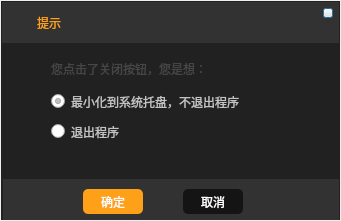
<?xml version="1.0" encoding="UTF-8"?>
<ui version="4.0">
 <class>PromptDialog</class>
 <widget class="QDialog" name="PromptDialog">
  <property name="geometry">
   <rect>
    <x>0</x>
    <y>0</y>
    <width>341</width>
    <height>221</height>
   </rect>
  </property>
  <property name="windowTitle">
   <string>提示</string>
  </property>
  <property name="styleSheet">
   <string notr="true">QDialog
{
	
	border-image: url(:/SeedUI/Resources/SeedUI/ExitTips.png);
}</string>
  </property>
  <layout class="QGridLayout" name="gridLayout">
   <property name="margin">
    <number>1</number>
   </property>
   <property name="spacing">
    <number>0</number>
   </property>
   <item row="0" column="0">
    <widget class="QWidget" name="widget" native="true">
     <property name="styleSheet">
      <string notr="true">QWidget#widget
{
	background-color: rgb(33, 33, 33);
}

QRadioButton
{
	font: 75 14px &quot;微软雅黑&quot;;
	
	color: rgb(195, 195, 195);
}



/*QRadioButton选择*/
QRadioButton
{
	
}
QRadioButton::indicator:unchecked {
	image: url(:/Radio/Resources/Radio_Normal.png);
}

QRadioButton::indicator:unchecked:Hover {
	image: url(:/Radio/Resources/Radio_Hover.png);
}

QRadioButton::indicator:unchecked:disabled {
	image: url(:/Radio/Resources/Radio_Disabled.png);
}

QRadioButton::indicator:unchecked:checked {
	image: url(:/Radio/Resources//Radio_checked.png);
}

QRadioButton::indicator:checked {
	image: url(:/Radio/Resources//RadioChecked_Normal.png);
}
QRadioButton::indicator:checked:Hover {
	image: url(:/Radio/Resources//RadioChecked_Hover.png);
}

QRadioButton::indicator:checked:disabled {
	image: url(:/Radio/Resources//RadioChecked_Disabled.png);
}</string>
     </property>
     <widget class="QWidget" name="widget_2" native="true">
      <property name="geometry">
       <rect>
        <x>1</x>
        <y>1</y>
        <width>337</width>
        <height>41</height>
       </rect>
      </property>
      <property name="styleSheet">
       <string notr="true">QWidget#widget_2
{
	
	background-color: rgb(50, 50, 50);
}</string>
      </property>
      <widget class="QLabel" name="label">
       <property name="geometry">
        <rect>
         <x>12</x>
         <y>14</y>
         <width>15</width>
         <height>14</height>
        </rect>
       </property>
       <property name="styleSheet">
        <string notr="true">border-image: url(:/SeedUI/Resources/SeedUI/SeedUI_Prompt.png);</string>
       </property>
       <property name="text">
        <string/>
       </property>
      </widget>
      <widget class="QLabel" name="label_2">
       <property name="geometry">
        <rect>
         <x>35</x>
         <y>10</y>
         <width>41</width>
         <height>21</height>
        </rect>
       </property>
       <property name="styleSheet">
        <string notr="true">font: 75 15px &quot;微软雅黑&quot;;
color: rgb(255, 161, 24);</string>
       </property>
       <property name="text">
        <string>提示</string>
       </property>
      </widget>
      <widget class="QPushButton" name="Close_pushButton">
       <property name="geometry">
        <rect>
         <x>321</x>
         <y>6</y>
         <width>10</width>
         <height>10</height>
        </rect>
       </property>
       <property name="styleSheet">
        <string notr="true">QPushButton#Close_pushButton{
	
	border-image: url(:/Close/Resources/Close_Normal.png);
}
QPushButton#Close_pushButton:hover{
	
	border-image: url(:/Close/Resources/Close_Hover.png);
}
QPushButton#Close_pushButton:disabled{
	
	border-image: url(:/Close/Resources/Close_Disabled.png);
}
QPushButton#Close_pushButton:checked{
	
	border-image: url(:/Close/Resources/Close_checked.png);
}
</string>
       </property>
       <property name="text">
        <string/>
       </property>
      </widget>
     </widget>
     <widget class="QWidget" name="widget_3" native="true">
      <property name="geometry">
       <rect>
        <x>2</x>
        <y>178</y>
        <width>336</width>
        <height>41</height>
       </rect>
      </property>
      <property name="styleSheet">
       <string notr="true">QWidget#widget_3
{
	
	background-color: rgb(50, 50, 50);
}</string>
      </property>
      <widget class="QPushButton" name="OK_pushButton">
       <property name="geometry">
        <rect>
         <x>80</x>
         <y>10</y>
         <width>60</width>
         <height>25</height>
        </rect>
       </property>
       <property name="styleSheet">
        <string notr="true">QPushButton#OK_pushButton
{
	background-color: rgb(254, 161, 24);
	font: 75 12px &quot;微软雅黑&quot;;
	color: rgb(255, 255, 255);
	border-radius:5px;
	
}

QPushButton#OK_pushButton:hover
{
	background-color: rgb(254, 181, 44);
}

QPushButton#OK_pushButton:checked
{
	background-color: rgb(254, 191, 54);
}
</string>
       </property>
       <property name="text">
        <string>确定</string>
       </property>
      </widget>
      <widget class="QPushButton" name="Cancel_pushButton">
       <property name="geometry">
        <rect>
         <x>180</x>
         <y>10</y>
         <width>60</width>
         <height>25</height>
        </rect>
       </property>
       <property name="styleSheet">
        <string notr="true">QPushButton#Cancel_pushButton
{
	background-color: rgb(20, 20, 20);
	font: 75 12px &quot;微软雅黑&quot;;
	color: rgb(255, 255, 255);
	border-radius:5px;
	
}

QPushButton#Cancel_pushButton:hover
{
	background-color: rgb(70, 70, 70);
}

QPushButton#Cancel_pushButton:checked
{
	background-color: rgb(0, 0, 0);
}
</string>
       </property>
       <property name="text">
        <string>取消</string>
       </property>
      </widget>
     </widget>
     <widget class="QLabel" name="label_3">
      <property name="geometry">
       <rect>
        <x>50</x>
        <y>60</y>
        <width>201</width>
        <height>16</height>
       </rect>
      </property>
      <property name="styleSheet">
       <string notr="true">font: 75 15px &quot;微软雅黑&quot;;
color: rgb(70, 70, 70);</string>
      </property>
      <property name="text">
       <string>您点击了关闭按钮，您是想：</string>
      </property>
     </widget>
     <widget class="QRadioButton" name="Tray_radioButton">
      <property name="geometry">
       <rect>
        <x>50</x>
        <y>90</y>
        <width>251</width>
        <height>21</height>
       </rect>
      </property>
      <property name="styleSheet">
       <string notr="true"/>
      </property>
      <property name="text">
       <string>最小化到系统托盘，不退出程序</string>
      </property>
      <property name="checked">
       <bool>true</bool>
      </property>
     </widget>
     <widget class="QRadioButton" name="Quit_radioButton">
      <property name="geometry">
       <rect>
        <x>50</x>
        <y>120</y>
        <width>231</width>
        <height>21</height>
       </rect>
      </property>
      <property name="text">
       <string>退出程序</string>
      </property>
     </widget>
    </widget>
   </item>
  </layout>
 </widget>
 <layoutdefault spacing="6" margin="11"/>
 <resources>
  <include location="rdzbdemo.qrc"/>
 </resources>
 <connections/>
</ui>
